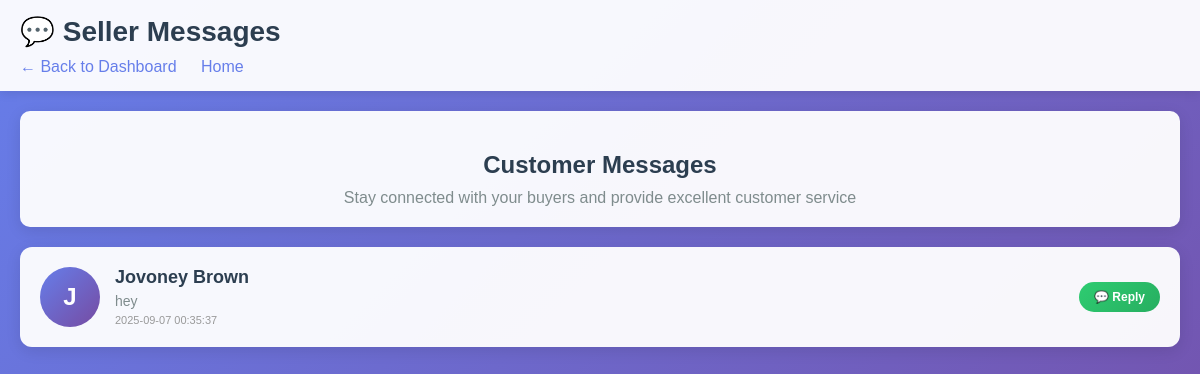
The page /seller/messages (signed in) on the database as committed earlier.
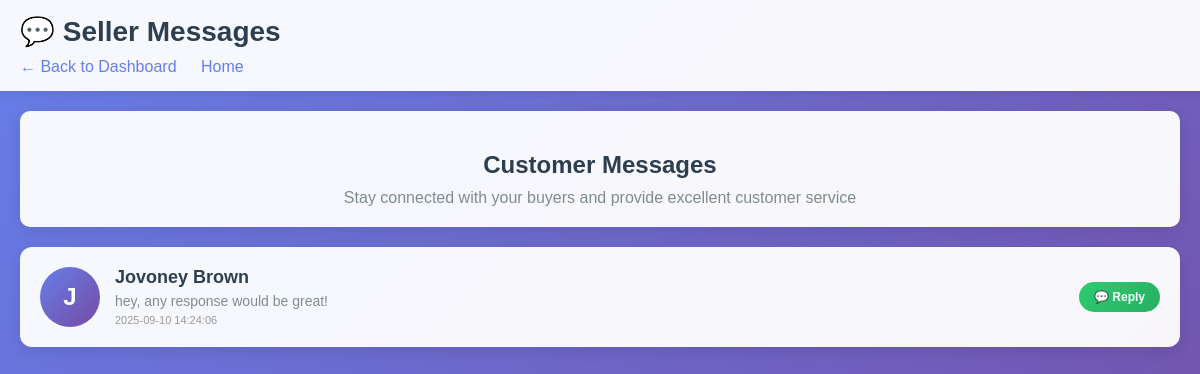
The same page on the database as committed later.
### tables this page shows
CREATE TABLE conversations (
                    id INTEGER PRIMARY KEY AUTOINCREMENT,
                    buyer_email TEXT NOT NULL,
                    seller_email TEXT NOT NULL,
                    created_at TIMESTAMP DEFAULT CURRENT_TIMESTAMP,
                    last_message_at TIMESTAMP DEFAULT CURRENT_TIMESTAMP,
                    UNIQUE(buyer_email, seller_email),
                    FOREIGN KEY (buyer_email) REFERENCES users(email),
                    FOREIGN KEY (seller_email) REFERENCES users(email)
                );

### app.py (the view)
@app.route('/seller/messages')
def seller_messages():
    if 'user' not in session or not session['user'].get('is_seller'):
        return redirect(url_for('login'))
    seller_email = session['user']['email']
    try:
        with get_db() as conn:
            cursor = conn.cursor()
            cursor.execute('''
                SELECT c.id, c.buyer_email, c.last_message_at,
                       u.first_name, u.last_name,
                       (SELECT COUNT(*) FROM messages m
                        WHERE m.conversation_id = c.id
                        AND m.receiver_email = ?
                        AND m.read_status = 0) as unread_count,
                       (SELECT message FROM messages m2
                        WHERE m2.conversation_id = c.id
                        ORDER BY m2.timestamp DESC LIMIT 1) as last_message
                FROM conversations c
                JOIN users u ON c.buyer_email = u.email
                WHERE c.seller_email = ?
                ORDER BY c.last_message_at DESC
            ''', (seller_email, seller_email))
            conversations = []
            for row in cursor.fetchall():
                conversations.append({
                    'id': row['id'],
                    'buyer_email': row['buyer_email'],
                    'buyer_name': f"{row['first_name']} {row['last_name']}",
                    'last_message': row['last_message'],
                    'last_message_at': row['last_message_at'],
                    'unread_count': row['unread_count'] or 0
                })
        cart_data = get_cart_items()
        return render_template(
            'seller_messages.html',
            conversations=conversations,
            user=session['user'],
            cart_items=cart_data['items'],
            cart_total=cart_data['total'],
            discount=cart_data['discount'],
            cart_item_count=cart_data['cart_item_count']
        )
    except Exception as e:
        logger.error(f"Error in seller_messages: {e}")
        return redirect(url_for('seller_dashboard'))

### app.py (called while the page is built, shortened)
@app.context_processor
def inject_csrf_token():
    return dict(csrf_token=generate_csrf)

@app.context_processor
def inject_csrf_token():
    return dict(csrf_token=generate_csrf)

def get_db():
    conn = sqlite3.connect('zo-zi.db')
    conn.row_factory = sqlite3.Row
    return conn

def get_cart_items():
    try:
        cart = session.get('cart', {})
        if not cart:
            return {
                'items': [],
                'raw_total': 0.0,
                'discount': 0.0,
                'total': 0.0,
                'cart_item_count': 0
            }
    except sqlite3.Error as e:
        logger.error(f"Database error in get_cart_items: {e}\n{traceback.format_exc()}")
        return {
            'items': [],
            'raw_total': 0.0,
            'discount': 0.0,
            'total': 0.0,
            'cart_item_count': 0
        }

@app.context_processor
def inject_messaging_links():
    messaging_links = {}
    if 'user' in session:
        if session['user'].get('is_seller'):
            messaging_links['seller_messages'] = url_for('seller_messages')
        else:
            messaging_links['buyer_messages'] = url_for('buyer_messages')
    return messaging_links

### templates/seller_messages.html (shortened to what this page needs)
<!DOCTYPE html>
<html lang="en">
<head>
</head>
<body>
    <div class="header">
        <h1>💬 Seller Messages</h1>
        <div class="nav-links">
            <a href="{{ url_for('seller_dashboard') }}">← Back to Dashboard</a>
            <a href="{{ url_for('index') }}">Home</a>
        </div>
    </div>
    <div class="messages-container">
        <div class="messages-header">
            <h2>Customer Messages</h2>
            <p>Stay connected with your buyers and provide excellent customer service</p>
        </div>
        {% if conversations %}
            <div class="conversations-list">
                {% for conv in conversations %}
                    <div class="conversation-card" data-buyer-email="{{ conv.buyer_email }}">
                        <div class="buyer-avatar">
                            {{ conv.buyer_name[0].upper() if conv.buyer_name else 'B' }}
                        </div>
                        <div class="conversation-info">
                            <div class="buyer-name">{{ conv.buyer_name }}</div>
                            <div class="last-message">
                                {{ conv.last_message[:50] + '...' if conv.last_message and conv.last_message|length > 50 else (conv.last_message or 'No messages yet') }}
                            </div>
                            <div class="message-time">
                                {% if conv.last_message_at %}
                                    {{ moment(conv.last_message_at).fromNow() if moment else conv.last_message_at }}
                                {% else %}
                                    Recently
                                {% endif %}
                            </div>
                        </div>
                        <div class="conversation-actions">
                            <button class="reply-btn" onclick="openChat('{{ conv.buyer_email }}', '{{ conv.buyer_name }}')">
                                💬 Reply
                            </button>
                        </div>
                    </div>
                {% endfor %}
            </div>
        {% else %}
            <div class="empty-messages">
                <div class="empty-icon">📭</div>
                <div class="empty-title">No Messages Yet</div>
                <div class="empty-text">When customers message you about your products, they'll appear here</div>
            </div>
        {% endif %}
    </div>
</body>
</html>

Rows that differ between the two databases and show on the page:
changed conversations: last_message "hey" → "hey, any response would be great!"; last_message_at "2025-09-07 00:35:37" → "2025-09-10 14:24:06"
